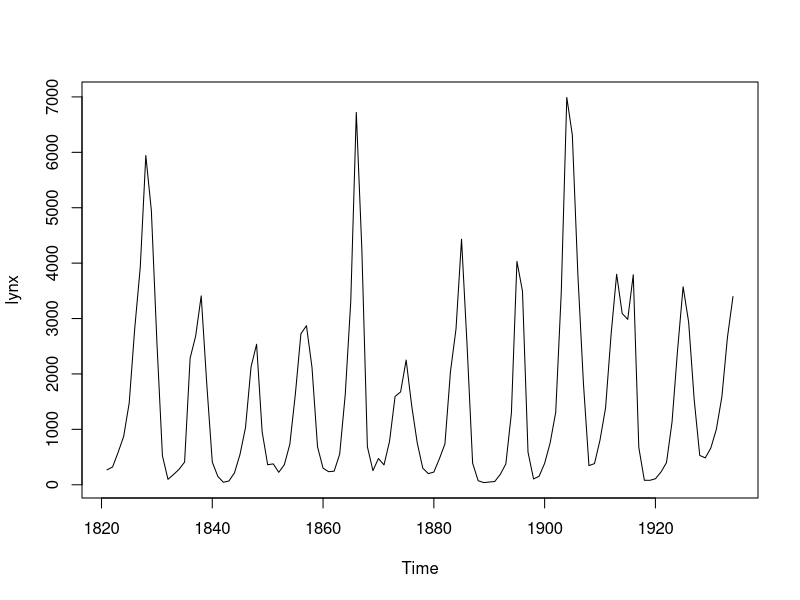
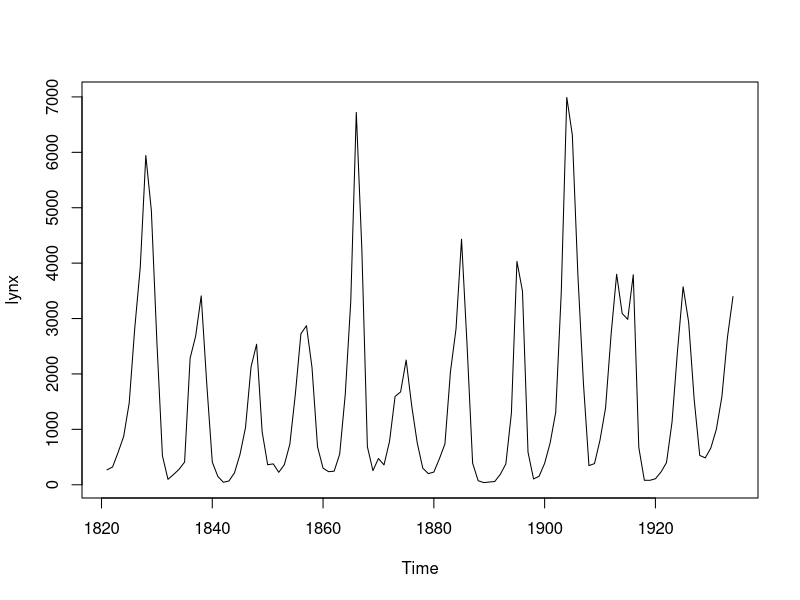
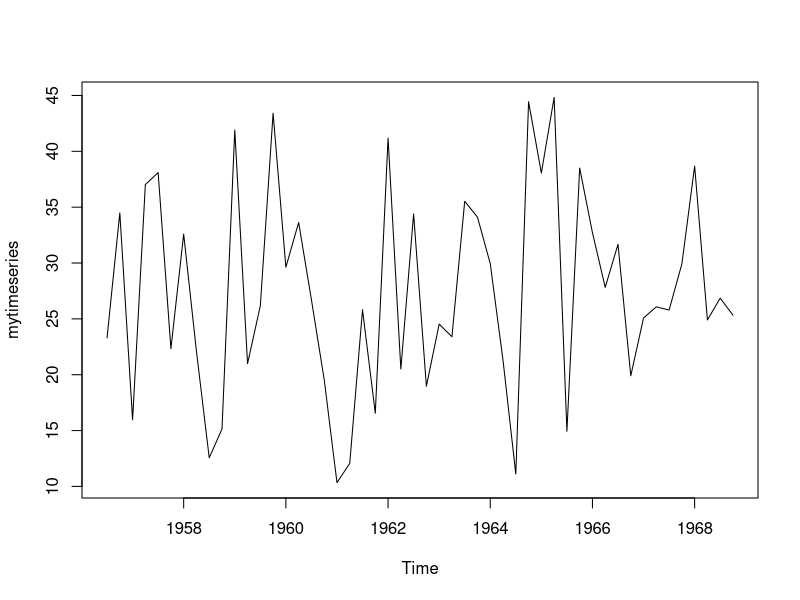
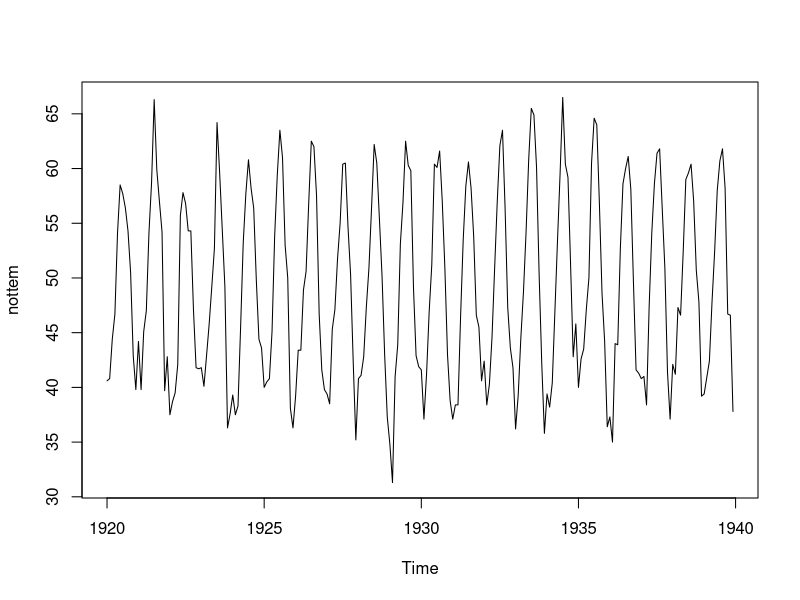
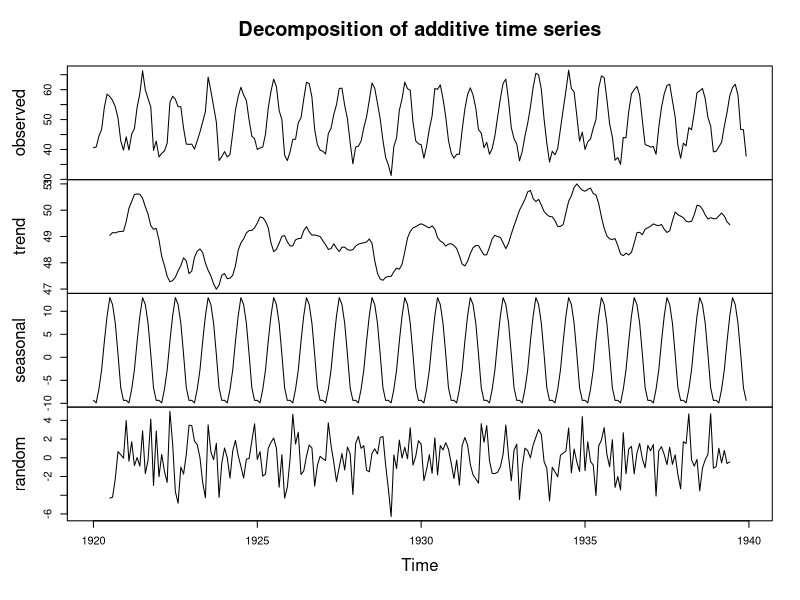
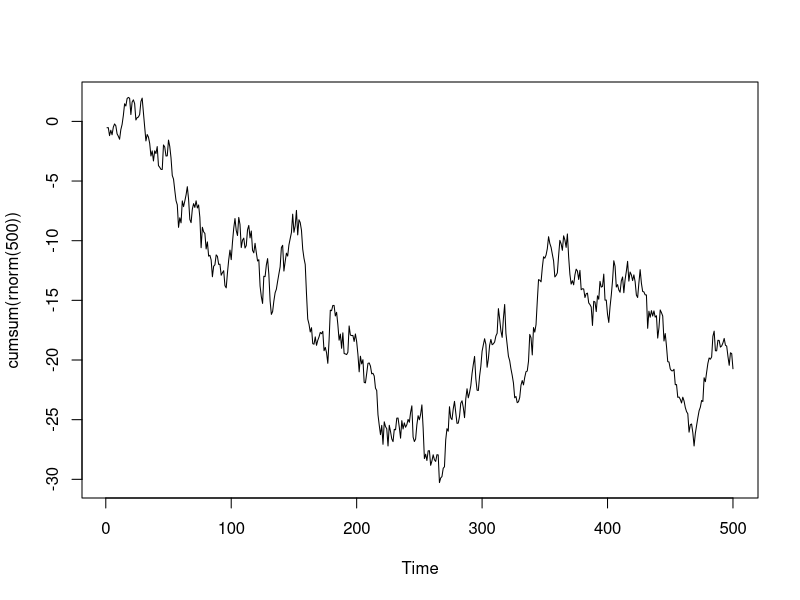
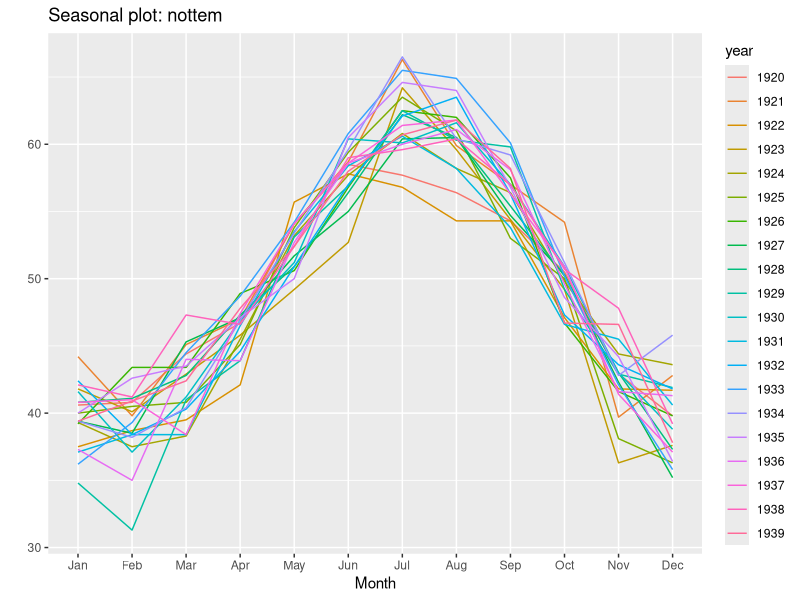
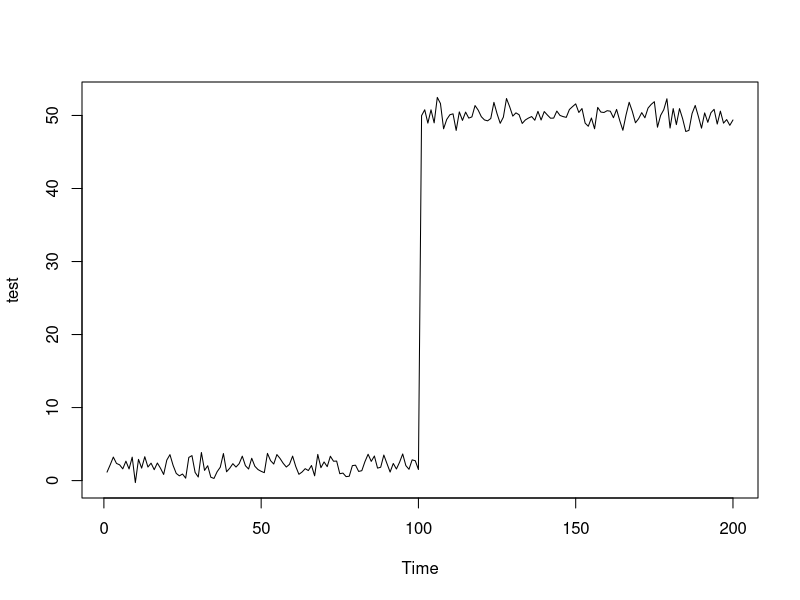

R code for these plots, in order:
## Time Series Vectors and Lags

head(lynx)

# extracting time stamps
time(lynx)

# how longs is the dataset?
length(lynx)

mean(lynx); median(lynx)

plot(lynx)

sort(lynx)

# quantiles
quantile(lynx)

# getting the deciles
quantile(lynx, prob = seq(0, 1, length = 11), type = 5)

## Preparing Class ts

head(lynx)

plot(lynx)

# random uniform data between 10 and 45
mydata = runif(n = 50, min = 10, max = 45)

# packing it into a quarterly time series
# data: plain vector
# start: first value of the x-axis
#    c: concatenate; 3 indicates the quarter
# frequency: 4 values per 'season'; here, a yeary season is expected
mytimeseries = ts(data = mydata, start = c(1956,3), frequency = 4)
# data not equally spaced in time: use xts as an alternative

plot(mytimeseries)

class(mytimeseries)

class(lynx)

# a typical mts dataset
class(EuStockMarkets); head(EuStockMarkets)

## ts plots

plot(nottem)

# decompose to single components
plot(decompose(nottem))

# if the dataset is a plain vector, not a time series, plot.ts() uses time dummies for the x-axis
# example with random data
plot.ts(cumsum(rnorm(500)))

# Season Plot (requires package forecast) to compare the yearly intervals
# to compare seasons across the years
library(forecast)
ggseasonplot(nottem)

## Stationarity

test = ts(c(rnorm(100,2,1), rnorm(100,50,1)), start = 1)

plot(test)

plot(diff(test))

# Unit Root Tests

x = rnorm(1000) # random normal data

library(tseries)
adf.test(x)

plot(nottem) # seasonal data

adf.test(nottem)

## Autocorrelation

plot.ts(rnorm(200))

plot(lynx)

acf(lynx, lag.max = 20) 
pacf(lynx, lag.max = 20)

acf(rnorm(500), lag.max = 20) 
pacf(rnorm(500), lag.max = 20)



## Differencing
# 1 different section
test = ts(c(rnorm(100,2,1), rnorm(100,50,1)), start = 1)
plot(test)
plot(diff(test))

# 2 different sections
test = ts(c(rnorm(100,2,1), rnorm(100,50,1), rnorm(100,80,1)), start = 1)
plot(test)
plot(diff(test))
